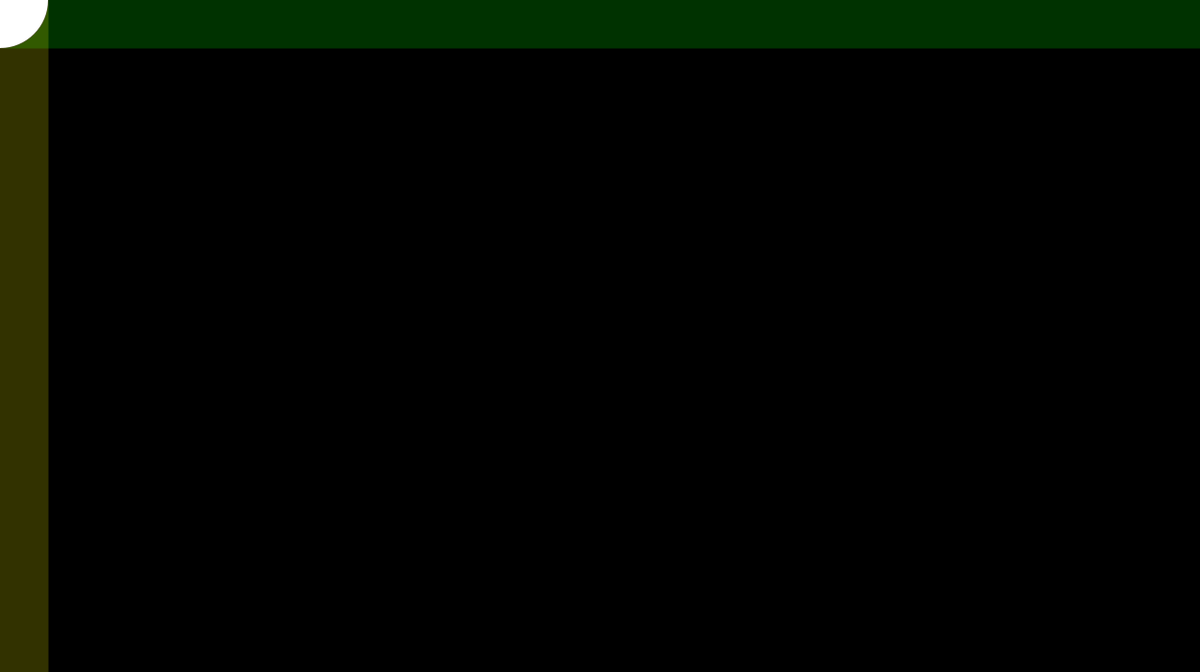
Frame 1 (no input)
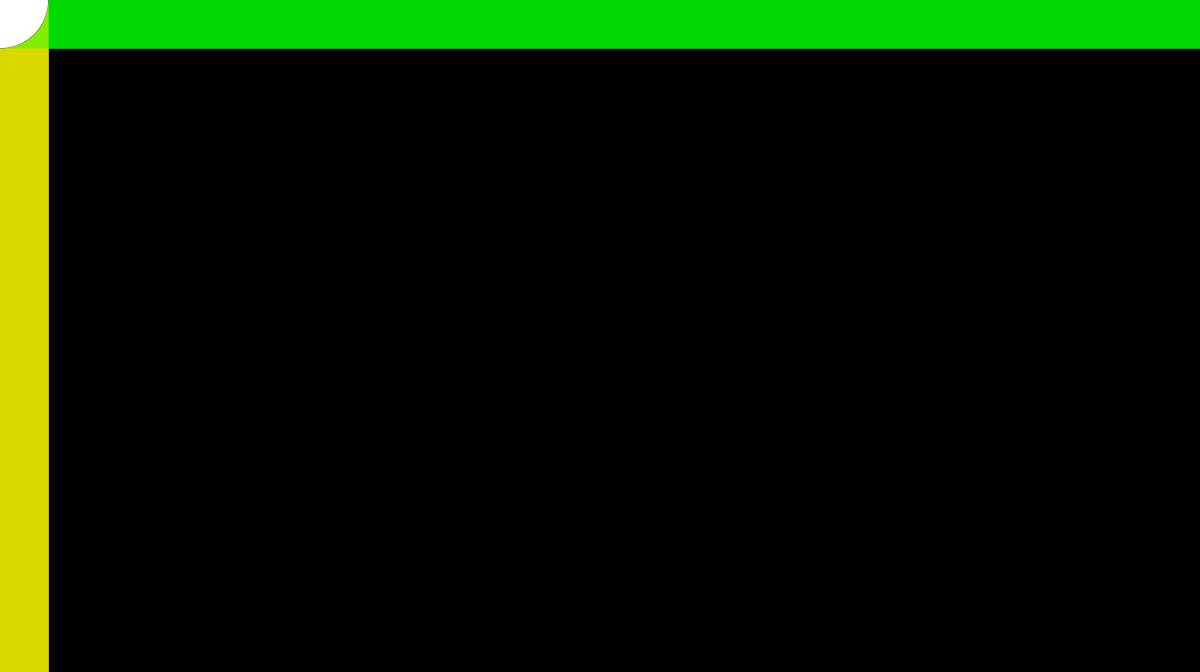
Frame 60 (the mouse pressed at the canvas centre just before this capture)
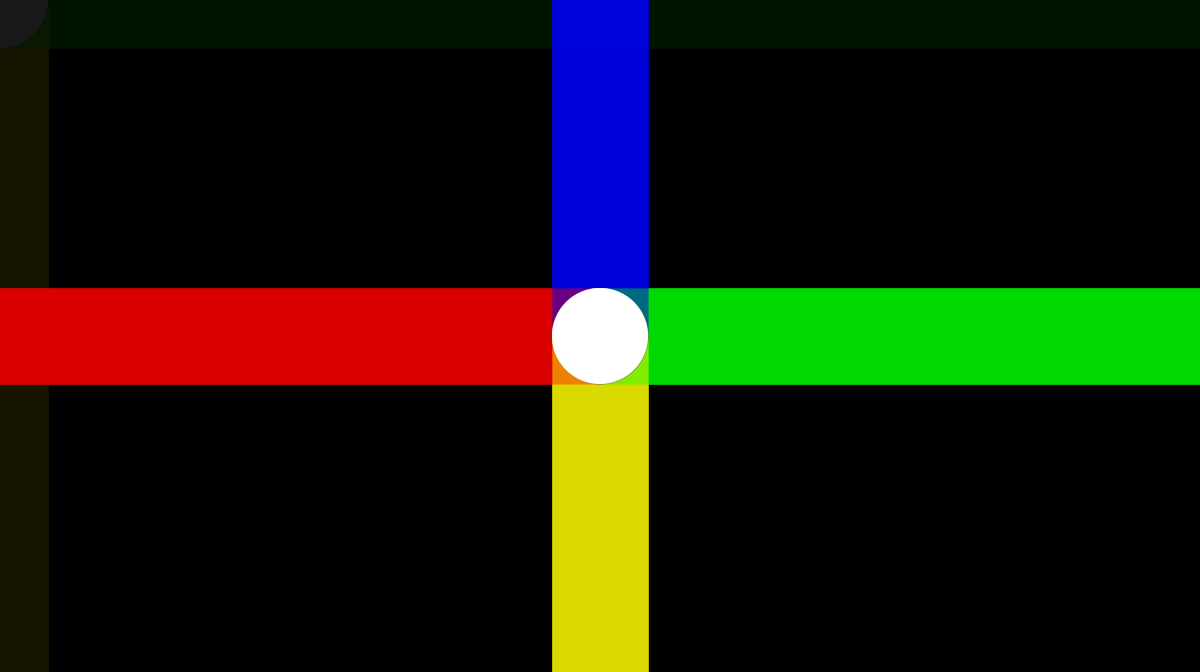
Frame 120 (the mouse held since frame 60 and released just before this capture)

The Processing sketch that drew these frames (run headless with seeded random() and noise(); from frame 60 on, the mouse is pressed at the canvas centre):

// Processing sketch: processing_141149
// ── processing_141149.pde

void setup()
{
  size( 1250, 700 );
  background( 0, 0, 0);
  smooth();
  frameRate(20);
}
 
void draw()
{
  noCursor();
  noStroke();
  fill(0,10);
  rect(0,0,1250,700);
  strokeWeight(100);
  strokeCap(ROUND);
  stroke(255,0,0,50);
  line(0,mouseY,mouseX,mouseY);
  stroke(0,255,0,50);
  line(1300,mouseY,mouseX,mouseY);
  stroke(0,0,255,50);
  line(mouseX,0,mouseX,mouseY);
  stroke(255,255,0,50);
  line(mouseX,700,mouseX,mouseY);
  fill(255,255,255);
  noStroke();
  ellipse(mouseX,mouseY,100,100);
}
